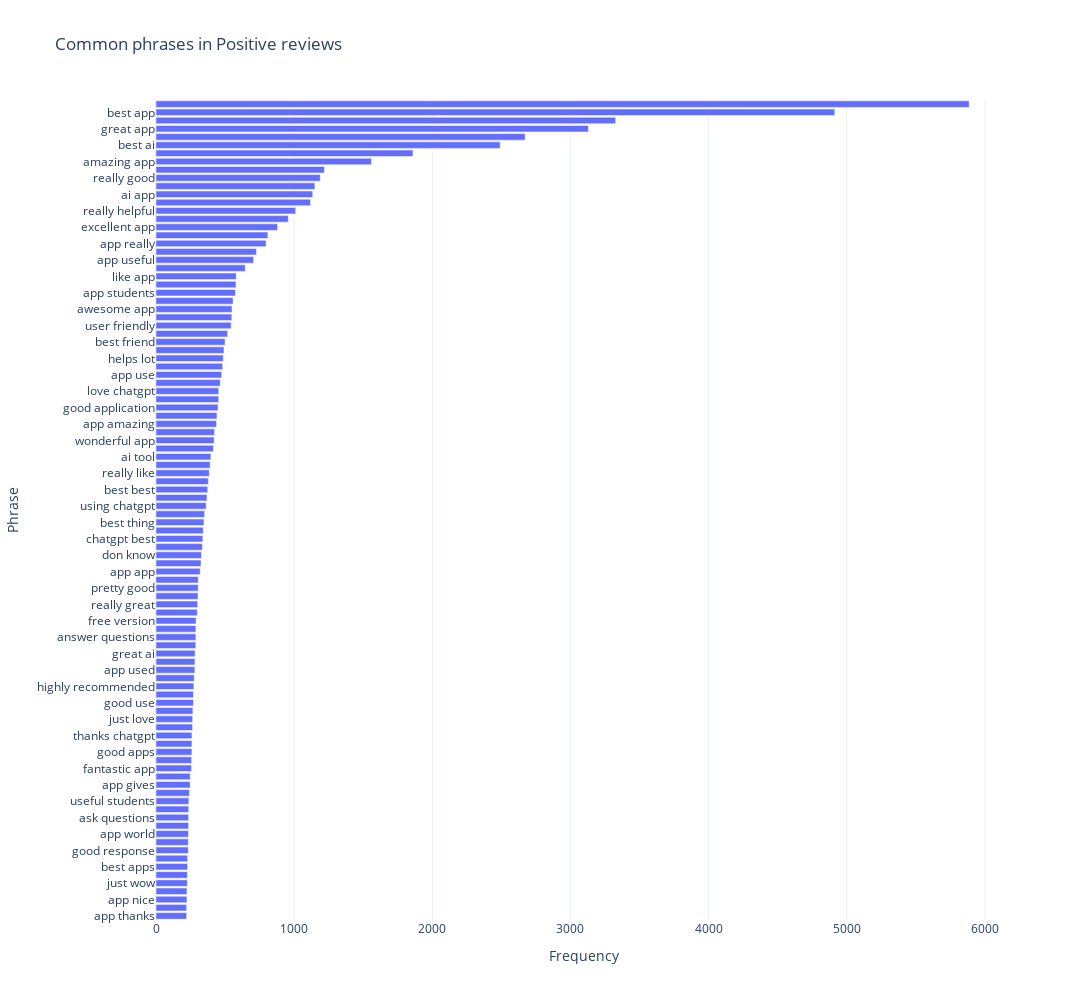

Notebook cell for this chart:
### Code cell
# Analyzing What Users Like About ChatGPT

# Filtering reviews with positive sentiment 
positive_reviews = df[df['Sentiment'] == 'Positive']['Review']

# Using CountVectorizer to extract common phrases 
vectorizer = CountVectorizer(ngram_range=(2,3),stop_words='english',max_features=100)
X = vectorizer.fit_transform(positive_reviews)

#Sum the count of each phrase 
phrase_counts = X.sum(axis = 0)
phrases = vectorizer.get_feature_names_out()
phrase_freq = [(phrases[i], phrase_counts[0, i]) for i in range(len(phrases))]   

# Sort phrases by frequency 
phrase_freq = sorted(phrase_freq, key =lambda x: x[1], reverse = True)
phrase_df = pd.DataFrame(phrase_freq,columns = ['Phrase','Frequency'])

fig = px.bar(phrase_df,
             x='Frequency',
             y='Phrase',
             orientation='h',
             title = 'Common phrases in Positive reviews',
             labels={'Phrase':'Phrase','Frequency':'Frequency'},
             width = 1200,
             height=1000)
fig.update_layout(
    xaxis_title = 'Frequency',
    yaxis_title = 'Phrase',
    yaxis={'categoryorder':'total ascending'})
fig.show()

### Figure 1 — Plotly figure (JSON) as saved in the notebook; plotly's stock layout.template omitted (floating-point values rounded to 4 significant figures)
{"data": [{"alignmentgroup": "True", "hovertemplate": "Frequency=%{x}<br>Phrase=%{y}<extra></extra>", "legendgroup": "", "marker": {"color": "#636efa", "pattern": {"shape": ""}}, "name": "", "offsetgroup": "", "orientation": "h", "showlegend": false, "textposition": "auto", "type": "bar", "x": [5886, 4913, 3327, 3130, 2672, 2491, 1860, 1560, 1219, 1189, 1150, 1134, 1119, 1011, 958, 880, 810, 797, 727, 707, 646, 581, 579, 575, 558, 550, 549, 544, 519, 500, 492, 487, 482, 475, 465, 454, 454, 449, 441, 438, 424, 421, 416, 397, 392, 386, 379, 374, 369, 363, 352, 347, 342, 339, 336, 329, 326, 320, 306, 306, 304, 302, 299, 290, 289, 289, 288, 283, 282, 281, 277, 274, 271, 271, 267, 265, 265, 260, 260, 260, 258, 257, 248, 247, 242, 238, 237, 236, 236, 235, 234, 234, 229, 229, 227, 227, 224, 224, 222, 222], "xaxis": "x", "y": ["good app", "best app", "nice app", "great app", "chat gpt", "best ai", "love app", "amazing app", "useful app", "really good", "easy use", "ai app", "app good", "really helpful", "helpful app", "excellent app", "app helpful", "app really", "good ai", "app useful", "app helps", "like app", "best ai app", "app students", "use app", "awesome app", "app best", "user friendly", "better google", "best friend", "app help", "helps lot", "app like", "app use", "app great", "highly recommend", "love chatgpt", "good application", "open ai", "app amazing", "app love", "wonderful app", "using app", "ai tool", "voice chat", "really like", "good work", "best best", "chatgpt app", "using chatgpt", "good experience", "best thing", "answers questions", "chatgpt best", "good helpful", "don know", "app just", "app app", "pretty good", "really love", "nice ai", "really great", "great tool", "free version", "answer questions", "just amazing", "web version", "great ai", "best application", "app used", "helpful students", "highly recommended", "good use", "really amazing", "app seen", "good job", "just love", "good apps", "really helps", "thanks chatgpt", "helped lot", "fantastic app", "language model", "app gives", "mind blowing", "useful students", "really useful", "android app", "ask questions", "app world", "good response", "super app", "best apps", "great experience", "just wow", "perfect app", "app nice", "really good app", "app thanks", "really nice"], "yaxis": "y"}], "layout": {"barmode": "relative", "height": 1000, "legend": {"tracegroupgap": 0}, "title": {"text": "Common phrases in Positive reviews"}, "width": 1200, "xaxis": {"anchor": "y", "domain": [0, 1], "title": {"text": "Frequency"}}, "yaxis": {"anchor": "x", "categoryorder": "total ascending", "domain": [0, 1], "title": {"text": "Phrase"}}}}
